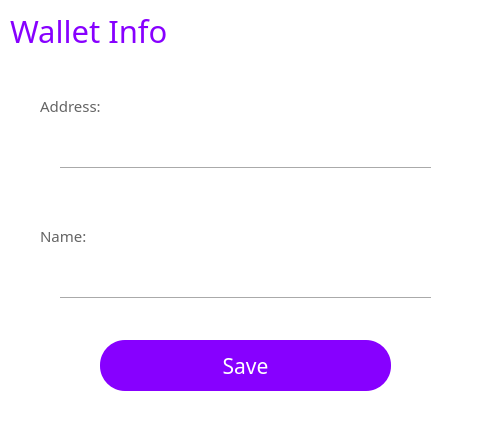
<?xml version="1.0" encoding="UTF-8"?>
<ui version="4.0">
 <class>WalletInfoForm</class>
 <widget class="QWidget" name="WalletInfoForm">
  <property name="geometry">
   <rect>
    <x>0</x>
    <y>0</y>
    <width>489</width>
    <height>424</height>
   </rect>
  </property>
  <property name="windowTitle">
   <string>Form</string>
  </property>
  <property name="styleSheet">
   <string notr="true">background-color: rgb(255, 255, 255);</string>
  </property>
  <widget class="QLineEdit" name="lineEdit_6">
   <property name="geometry">
    <rect>
     <x>60</x>
     <y>130</y>
     <width>371</width>
     <height>31</height>
    </rect>
   </property>
   <property name="font">
    <font>
     <family>微软雅黑</family>
     <pointsize>10</pointsize>
    </font>
   </property>
   <property name="toolTip">
    <string/>
   </property>
   <property name="statusTip">
    <string/>
   </property>
   <property name="whatsThis">
    <string/>
   </property>
   <property name="accessibleName">
    <string/>
   </property>
   <property name="accessibleDescription">
    <string/>
   </property>
   <property name="styleSheet">
    <string notr="true">
QLineEdit[echoMode=&quot;2&quot;] {
    lineedit-password-character:42;
}
</string>
   </property>
   <property name="frame">
    <bool>false</bool>
   </property>
   <property name="echoMode">
    <enum>QLineEdit::Normal</enum>
   </property>
  </widget>
  <widget class="Line" name="line_38">
   <property name="geometry">
    <rect>
     <x>60</x>
     <y>160</y>
     <width>371</width>
     <height>16</height>
    </rect>
   </property>
   <property name="orientation">
    <enum>Qt::Horizontal</enum>
   </property>
  </widget>
  <widget class="QLineEdit" name="lineEdit_7">
   <property name="geometry">
    <rect>
     <x>60</x>
     <y>260</y>
     <width>371</width>
     <height>31</height>
    </rect>
   </property>
   <property name="font">
    <font>
     <family>微软雅黑</family>
     <pointsize>10</pointsize>
    </font>
   </property>
   <property name="toolTip">
    <string/>
   </property>
   <property name="statusTip">
    <string/>
   </property>
   <property name="whatsThis">
    <string/>
   </property>
   <property name="accessibleName">
    <string/>
   </property>
   <property name="accessibleDescription">
    <string/>
   </property>
   <property name="styleSheet">
    <string notr="true">
QLineEdit[echoMode=&quot;2&quot;] {
    lineedit-password-character:42;
}
</string>
   </property>
   <property name="frame">
    <bool>false</bool>
   </property>
   <property name="echoMode">
    <enum>QLineEdit::Normal</enum>
   </property>
   <property name="placeholderText">
    <string/>
   </property>
  </widget>
  <widget class="QLabel" name="label_51">
   <property name="geometry">
    <rect>
     <x>40</x>
     <y>220</y>
     <width>91</width>
     <height>31</height>
    </rect>
   </property>
   <property name="font">
    <font>
     <family>微软雅黑</family>
     <pointsize>11</pointsize>
    </font>
   </property>
   <property name="styleSheet">
    <string notr="true">color: rgb(100, 100, 100);</string>
   </property>
   <property name="text">
    <string>Name:</string>
   </property>
  </widget>
  <widget class="Line" name="line_41">
   <property name="geometry">
    <rect>
     <x>60</x>
     <y>290</y>
     <width>371</width>
     <height>16</height>
    </rect>
   </property>
   <property name="orientation">
    <enum>Qt::Horizontal</enum>
   </property>
  </widget>
  <widget class="QLabel" name="label_15">
   <property name="geometry">
    <rect>
     <x>10</x>
     <y>10</y>
     <width>201</width>
     <height>41</height>
    </rect>
   </property>
   <property name="font">
    <font>
     <family>微软雅黑</family>
     <pointsize>23</pointsize>
     <weight>50</weight>
     <bold>false</bold>
    </font>
   </property>
   <property name="styleSheet">
    <string notr="true">color: rgb(135, 0, 255);</string>
   </property>
   <property name="text">
    <string>Wallet Info</string>
   </property>
  </widget>
  <widget class="QPushButton" name="closeenterpsw">
   <property name="geometry">
    <rect>
     <x>450</x>
     <y>0</y>
     <width>41</width>
     <height>31</height>
    </rect>
   </property>
   <property name="focusPolicy">
    <enum>Qt::NoFocus</enum>
   </property>
   <property name="styleSheet">
    <string notr="true">border:0px;</string>
   </property>
   <property name="text">
    <string/>
   </property>
   <property name="icon">
    <iconset resource="pic.qrc">
     <normaloff>:/pic/close.png</normaloff>:/pic/close.png</iconset>
   </property>
   <property name="flat">
    <bool>true</bool>
   </property>
  </widget>
  <widget class="QPushButton" name="pushButton_9">
   <property name="geometry">
    <rect>
     <x>100</x>
     <y>340</y>
     <width>291</width>
     <height>51</height>
    </rect>
   </property>
   <property name="font">
    <font>
     <family>微软雅黑</family>
     <pointsize>16</pointsize>
    </font>
   </property>
   <property name="cursor">
    <cursorShape>PointingHandCursor</cursorShape>
   </property>
   <property name="styleSheet">
    <string notr="true">background-color: rgb(135, 0, 255);
color: rgb(255, 255, 255);
border-radius:25px;</string>
   </property>
   <property name="text">
    <string>Save</string>
   </property>
   <property name="flat">
    <bool>false</bool>
   </property>
  </widget>
  <widget class="QLabel" name="label_52">
   <property name="geometry">
    <rect>
     <x>40</x>
     <y>90</y>
     <width>151</width>
     <height>31</height>
    </rect>
   </property>
   <property name="font">
    <font>
     <family>微软雅黑</family>
     <pointsize>11</pointsize>
    </font>
   </property>
   <property name="styleSheet">
    <string notr="true">color: rgb(100, 100, 100);</string>
   </property>
   <property name="text">
    <string>Address:</string>
   </property>
  </widget>
 </widget>
 <resources>
  <include location="pic.qrc"/>
 </resources>
 <connections/>
</ui>
